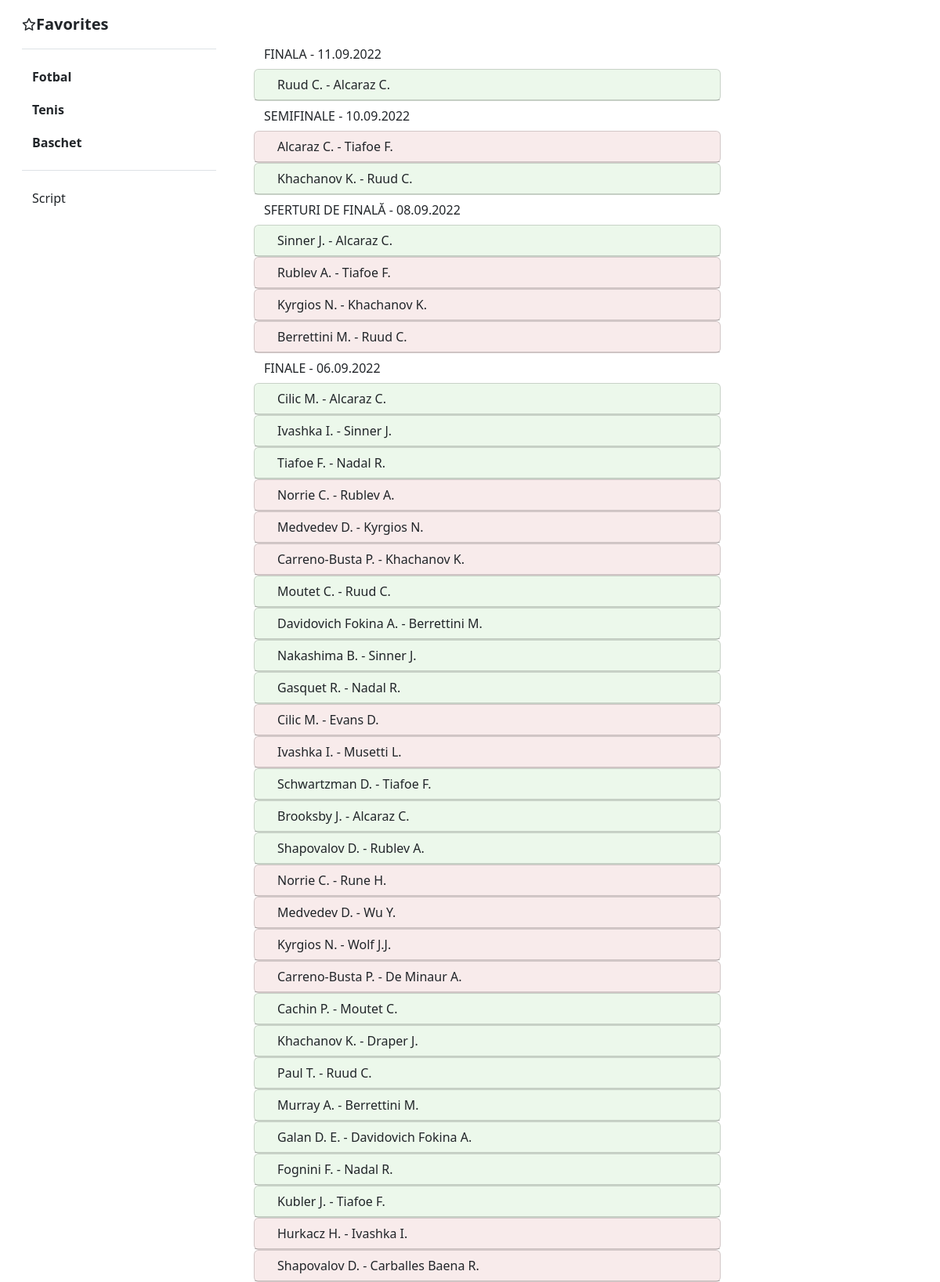
The app's page /us_open (upper part) with its own data.
### data/models.py (models this page shows, shortened)
class Tennis(models.Model):
    liga = models.CharField(max_length=50)
    runda = models.CharField(max_length=3)
    data = models.CharField(max_length=50)
    participant1 = models.CharField(max_length=50)
    participant2 = models.CharField(max_length=50)
    scor = models.CharField(max_length=5)
    rezultat = models.CharField(max_length=50)
    bookmaker_odds = models.ManyToManyField(Bookmakers, default=0)
    favorita = models.CharField(max_length=50)

### data/views.py (the view)
# urls.py: path('us_open', views.tenis_us_open, name='us_open'),
def tenis_us_open(request):
    us_open = Tennis.objects.filter(liga__icontains='US OPEN').order_by(-F('runda'))
    context = {
        'tennis': us_open,
    }
    return render(request, 'data/tennis.html', context)

### data/templates/data/tennis.html (shortened to what this page needs)
{% extends 'data/base.html' %}
{% block body %}
    {% for game in tennis %}
        {% ifchanged game.runda %}
          <div >
            <h5 class="mb-0">
                <button class="btn btn-link collapsed link-dark text-decoration-none">
                    {{ game.runda }} - {{ game.data }}
                </button>
            </h5>
          </div>
        {% endifchanged %}
        <div id="accordion">
          <div class="card wid{% if game.favorita == game.rezultat %} bg-fav{% elif game.favorita != game.rezultat and game.rezultat != 'Egal' %} bg-red{% elif game.rezultat == 'Egal' %} bg-egal{% endif %}">
            <div class="card-header" id="heading{{ game.id }}">
              <h5 class="mb-0">
                <button class="btn btn-link collapsed link-dark text-decoration-none" data-bs-toggle="collapse" data-bs-target="#collapse{{ game.id }}" aria-expanded="false" aria-controls="collapse{{ game.id }}">
                    {{ game.participant1 }} - {{ game.participant2 }}
                </button>
              </h5>
            </div>
          </div>
        </div>
    {% endfor %}
{% endblock %}

### data/static/data/style.css (style rules this page uses)
.wid { width: 70%; --bs-card-cap-padding-y: 0!important; }
.bg-fav { --bs-card-bg: #f3fff2!important; }
.bg-red { --bs-card-bg: #fff2f2!important; }

### records on screen
Tennis: runda "FINALA", data "11.09.2022", participant1 "Ruud C.", participant2 "Alcaraz C."
Tennis: runda "SEMIFINALE", data "10.09.2022", participant1 "Alcaraz C.", participant2 "Tiafoe F."
Tennis: participant1 "Khachanov K.", participant2 "Ruud C."
Tennis: runda "SFERTURI DE FINALĂ", data "08.09.2022", participant1 "Sinner J.", participant2 "Alcaraz C."
Tennis: participant1 "Rublev A.", participant2 "Tiafoe F."
Tennis: participant1 "Kyrgios N.", participant2 "Khachanov K."
Tennis: participant1 "Berrettini M.", participant2 "Ruud C."
Tennis: runda "FINALE", data "06.09.2022", participant1 "Cilic M.", participant2 "Alcaraz C."
Tennis: participant1 "Ivashka I.", participant2 "Sinner J."
Tennis: participant1 "Tiafoe F.", participant2 "Nadal R."
Tennis: participant1 "Norrie C.", participant2 "Rublev A."
Tennis: participant1 "Medvedev D.", participant2 "Kyrgios N."
Tennis: participant1 "Carreno-Busta P.", participant2 "Khachanov K."
Tennis: participant1 "Moutet C.", participant2 "Ruud C."
Tennis: participant1 "Davidovich Fokina A.", participant2 "Berrettini M."
Tennis: participant1 "Nakashima B.", participant2 "Sinner J."
Tennis: participant1 "Gasquet R.", participant2 "Nadal R."
Tennis: participant1 "Cilic M.", participant2 "Evans D."
Tennis: participant1 "Ivashka I.", participant2 "Musetti L."
Tennis: participant1 "Schwartzman D.", participant2 "Tiafoe F."
Tennis: participant1 "Brooksby J.", participant2 "Alcaraz C."
Tennis: participant1 "Shapovalov D.", participant2 "Rublev A."
Tennis: participant1 "Norrie C.", participant2 "Rune H."
Tennis: participant1 "Medvedev D.", participant2 "Wu Y."
Tennis: participant1 "Kyrgios N.", participant2 "Wolf J.J."
Tennis: participant1 "Carreno-Busta P.", participant2 "De Minaur A."
Tennis: participant1 "Cachin P.", participant2 "Moutet C."
Tennis: participant1 "Khachanov K.", participant2 "Draper J."
Tennis: participant1 "Paul T.", participant2 "Ruud C."
Tennis: participant1 "Murray A.", participant2 "Berrettini M."
Tennis: participant1 "Galan D. E.", participant2 "Davidovich Fokina A."
Tennis: participant1 "Fognini F.", participant2 "Nadal R."
Tennis: participant1 "Kubler J.", participant2 "Tiafoe F."
Tennis: participant1 "Hurkacz H.", participant2 "Ivashka I."
Tennis: participant1 "Shapovalov D.", participant2 "Carballes Baena R."
